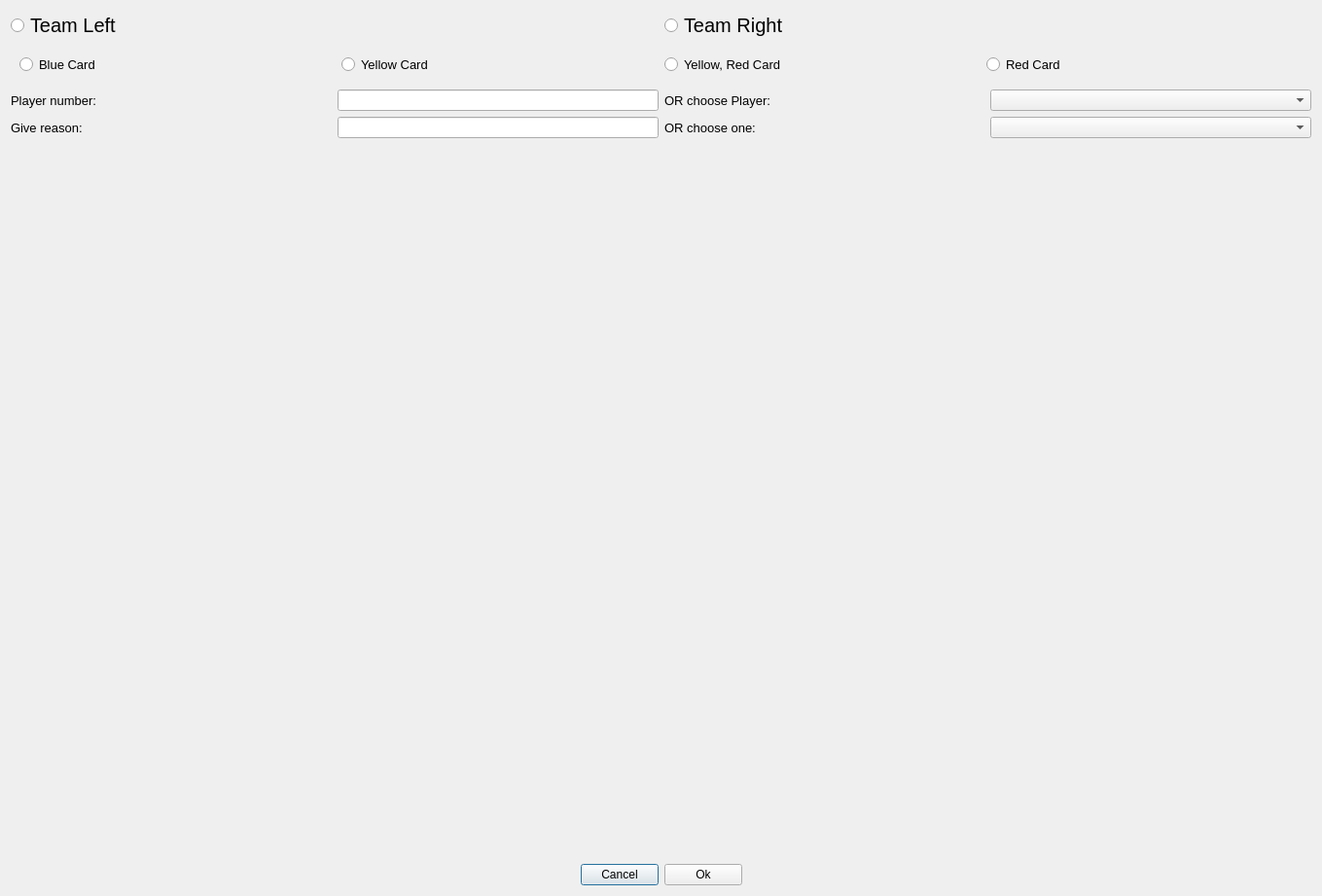
<?xml version="1.0" encoding="UTF-8"?>
<ui version="4.0">
 <class>Penalty</class>
 <widget class="QDialog" name="Penalty">
  <property name="geometry">
   <rect>
    <x>0</x>
    <y>0</y>
    <width>1359</width>
    <height>921</height>
   </rect>
  </property>
  <property name="windowTitle">
   <string>Penalty</string>
  </property>
  <layout class="QVBoxLayout" name="verticalLayout_2">
   <item>
    <layout class="QHBoxLayout" name="horizontalLayout">
     <item>
      <widget class="QRadioButton" name="teamLeftButton">
       <property name="font">
        <font>
         <pointsize>15</pointsize>
        </font>
       </property>
       <property name="text">
        <string>Team Left</string>
       </property>
      </widget>
     </item>
     <item>
      <widget class="QRadioButton" name="teamRightButton">
       <property name="font">
        <font>
         <pointsize>15</pointsize>
        </font>
       </property>
       <property name="text">
        <string>Team Right</string>
       </property>
      </widget>
     </item>
    </layout>
   </item>
   <item>
    <layout class="QHBoxLayout" name="horizontalLayout_3">
     <item>
      <widget class="QFrame" name="frame">
       <property name="font">
        <font>
         <pointsize>15</pointsize>
        </font>
       </property>
       <layout class="QHBoxLayout" name="horizontalLayout_4">
        <item>
         <layout class="QHBoxLayout" name="horizontalLayout_2">
          <item>
           <widget class="QRadioButton" name="blueButton">
            <property name="font">
             <font>
              <pointsize>10</pointsize>
             </font>
            </property>
            <property name="text">
             <string>Blue Card</string>
            </property>
           </widget>
          </item>
          <item>
           <widget class="QRadioButton" name="yellowButton">
            <property name="font">
             <font>
              <pointsize>10</pointsize>
             </font>
            </property>
            <property name="text">
             <string>Yellow Card</string>
            </property>
           </widget>
          </item>
          <item>
           <widget class="QRadioButton" name="yellowredButton">
            <property name="font">
             <font>
              <pointsize>10</pointsize>
             </font>
            </property>
            <property name="text">
             <string>Yellow, Red Card</string>
            </property>
           </widget>
          </item>
          <item>
           <widget class="QRadioButton" name="redButton">
            <property name="font">
             <font>
              <pointsize>10</pointsize>
             </font>
            </property>
            <property name="text">
             <string>Red Card</string>
            </property>
           </widget>
          </item>
         </layout>
        </item>
       </layout>
      </widget>
     </item>
    </layout>
   </item>
   <item>
    <layout class="QHBoxLayout" name="horizontalLayout_5">
     <item>
      <widget class="QLabel" name="label">
       <property name="font">
        <font>
         <pointsize>10</pointsize>
        </font>
       </property>
       <property name="text">
        <string>Player number:</string>
       </property>
      </widget>
     </item>
     <item>
      <widget class="QLineEdit" name="input_number">
       <property name="sizePolicy">
        <sizepolicy hsizetype="Minimum" vsizetype="Fixed">
         <horstretch>0</horstretch>
         <verstretch>0</verstretch>
        </sizepolicy>
       </property>
      </widget>
     </item>
     <item>
      <widget class="QLabel" name="label_2">
       <property name="font">
        <font>
         <pointsize>10</pointsize>
        </font>
       </property>
       <property name="text">
        <string>OR choose Player:</string>
       </property>
      </widget>
     </item>
     <item>
      <widget class="QComboBox" name="list_players"/>
     </item>
    </layout>
   </item>
   <item>
    <layout class="QHBoxLayout" name="horizontalLayout_6">
     <item>
      <widget class="QLabel" name="label_3">
       <property name="font">
        <font>
         <pointsize>10</pointsize>
        </font>
       </property>
       <property name="text">
        <string>Give reason:</string>
       </property>
      </widget>
     </item>
     <item>
      <widget class="QLineEdit" name="input_reason">
       <property name="sizePolicy">
        <sizepolicy hsizetype="Minimum" vsizetype="Fixed">
         <horstretch>0</horstretch>
         <verstretch>0</verstretch>
        </sizepolicy>
       </property>
      </widget>
     </item>
     <item>
      <widget class="QLabel" name="label_4">
       <property name="font">
        <font>
         <pointsize>10</pointsize>
        </font>
       </property>
       <property name="text">
        <string>OR choose one:</string>
       </property>
      </widget>
     </item>
     <item>
      <widget class="QComboBox" name="list_reasons"/>
     </item>
    </layout>
   </item>
   <item>
    <spacer name="verticalSpacer">
     <property name="orientation">
      <enum>Qt::Vertical</enum>
     </property>
     <property name="sizeHint" stdset="0">
      <size>
       <width>20</width>
       <height>40</height>
      </size>
     </property>
    </spacer>
   </item>
   <item>
    <layout class="QHBoxLayout" name="horizontalLayout_7">
     <item>
      <spacer name="horizontalSpacer">
       <property name="orientation">
        <enum>Qt::Horizontal</enum>
       </property>
       <property name="sizeHint" stdset="0">
        <size>
         <width>40</width>
         <height>20</height>
        </size>
       </property>
      </spacer>
     </item>
     <item>
      <widget class="QPushButton" name="cancelButton">
       <property name="text">
        <string>Cancel</string>
       </property>
      </widget>
     </item>
     <item>
      <widget class="QPushButton" name="okButton">
       <property name="text">
        <string>Ok</string>
       </property>
      </widget>
     </item>
     <item>
      <spacer name="horizontalSpacer_2">
       <property name="orientation">
        <enum>Qt::Horizontal</enum>
       </property>
       <property name="sizeHint" stdset="0">
        <size>
         <width>40</width>
         <height>20</height>
        </size>
       </property>
      </spacer>
     </item>
    </layout>
   </item>
  </layout>
 </widget>
 <resources/>
 <connections>
  <connection>
   <sender>cancelButton</sender>
   <signal>clicked()</signal>
   <receiver>Penalty</receiver>
   <slot>accept()</slot>
   <hints>
    <hint type="sourcelabel">
     <x>596</x>
     <y>875</y>
    </hint>
    <hint type="destinationlabel">
     <x>468</x>
     <y>796</y>
    </hint>
   </hints>
  </connection>
  <connection>
   <sender>okButton</sender>
   <signal>clicked()</signal>
   <receiver>Penalty</receiver>
   <slot>ok()</slot>
   <hints>
    <hint type="sourcelabel">
     <x>761</x>
     <y>879</y>
    </hint>
    <hint type="destinationlabel">
     <x>903</x>
     <y>763</y>
    </hint>
   </hints>
  </connection>
  <connection>
   <sender>teamLeftButton</sender>
   <signal>clicked()</signal>
   <receiver>Penalty</receiver>
   <slot>team_chosen()</slot>
   <hints>
    <hint type="sourcelabel">
     <x>152</x>
     <y>52</y>
    </hint>
    <hint type="destinationlabel">
     <x>135</x>
     <y>455</y>
    </hint>
   </hints>
  </connection>
  <connection>
   <sender>teamRightButton</sender>
   <signal>clicked()</signal>
   <receiver>Penalty</receiver>
   <slot>team_chosen()</slot>
   <hints>
    <hint type="sourcelabel">
     <x>775</x>
     <y>39</y>
    </hint>
    <hint type="destinationlabel">
     <x>437</x>
     <y>436</y>
    </hint>
   </hints>
  </connection>
 </connections>
 <slots>
  <slot>ok()</slot>
  <slot>team_chosen()</slot>
 </slots>
</ui>
